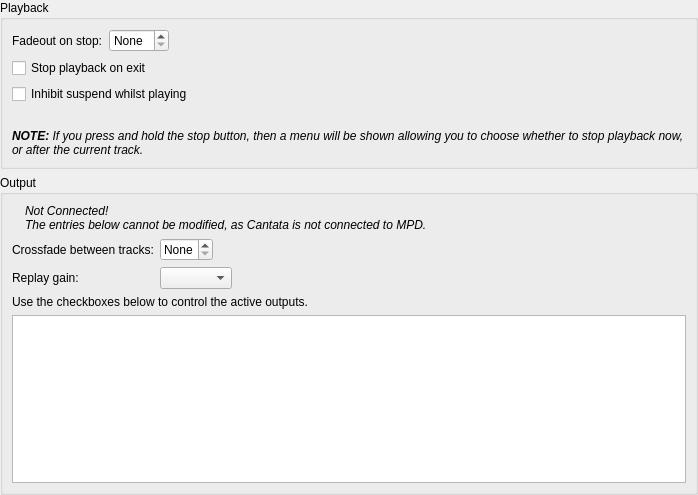
<?xml version="1.0" encoding="UTF-8"?>
<ui version="4.0">
 <class>PlaybackSettings</class>
 <widget class="QWidget" name="PlaybackSettings">
  <property name="geometry">
   <rect>
    <x>0</x>
    <y>0</y>
    <width>698</width>
    <height>495</height>
   </rect>
  </property>
  <layout class="QVBoxLayout" name="mainLayout">
   <property name="leftMargin">
    <number>0</number>
   </property>
   <property name="topMargin">
    <number>0</number>
   </property>
   <property name="rightMargin">
    <number>0</number>
   </property>
   <property name="bottomMargin">
    <number>0</number>
   </property>
   <item>
    <widget class="QGroupBox" name="stopPlaybackBox">
     <property name="title">
      <string>Playback</string>
     </property>
     <layout class="QFormLayout" name="formLayout">
      <property name="fieldGrowthPolicy">
       <enum>QFormLayout::ExpandingFieldsGrow</enum>
      </property>
      <item row="0" column="0">
       <widget class="BuddyLabel" name="label_6b">
        <property name="text">
         <string>Fadeout on stop:</string>
        </property>
        <property name="buddy">
         <cstring>stopFadeDuration</cstring>
        </property>
       </widget>
      </item>
      <item row="0" column="1">
       <widget class="QSpinBox" name="stopFadeDuration">
        <property name="suffix">
         <string> ms</string>
        </property>
        <property name="specialValueText">
         <string>None</string>
        </property>
       </widget>
      </item>
      <item row="1" column="0" colspan="2">
       <widget class="QCheckBox" name="stopOnExit">
        <property name="text">
         <string>Stop playback on exit</string>
        </property>
       </widget>
      </item>
      <item row="2" column="0" colspan="2">
       <widget class="QCheckBox" name="inhibitSuspend">
        <property name="text">
         <string>Inhibit suspend whilst playing</string>
        </property>
       </widget>
      </item>
      <item row="3" column="0">
       <spacer name="verticalSpacer_8">
        <property name="orientation">
         <enum>Qt::Vertical</enum>
        </property>
        <property name="sizeType">
         <enum>QSizePolicy::Fixed</enum>
        </property>
        <property name="sizeHint" stdset="0">
         <size>
          <width>20</width>
          <height>13</height>
         </size>
        </property>
       </spacer>
      </item>
      <item row="4" column="0" colspan="2">
       <widget class="QLabel" name="noteLabel">
        <property name="text">
         <string>&lt;i&gt;&lt;b&gt;NOTE:&lt;/b&gt; If you press and hold the stop button, then a menu will be shown allowing you to choose whether to stop playback now, or after the current track.&lt;/i&gt;</string>
        </property>
        <property name="wordWrap">
         <bool>true</bool>
        </property>
        <property name="textInteractionFlags">
         <set>Qt::NoTextInteraction</set>
        </property>
       </widget>
      </item>
     </layout>
    </widget>
   </item>
   <item>
    <widget class="QGroupBox" name="outputBox">
     <property name="title">
      <string>Output</string>
     </property>
     <layout class="QGridLayout" name="gridLayout">
      <item row="0" column="1">
       <widget class="QLabel" name="messageLabel">
        <property name="text">
         <string>&lt;i&gt;Not Connected!&lt;br/&gt;The entries below cannot be modified, as Cantata is not connected to MPD.&lt;/i&gt;</string>
        </property>
        <property name="wordWrap">
         <bool>true</bool>
        </property>
        <property name="textInteractionFlags">
         <set>Qt::NoTextInteraction</set>
        </property>
       </widget>
      </item>
      <item row="1" column="0" colspan="2">
       <layout class="QFormLayout" name="formLayout_2a">
        <property name="fieldGrowthPolicy">
         <enum>QFormLayout::ExpandingFieldsGrow</enum>
        </property>
        <item row="0" column="0">
         <widget class="BuddyLabel" name="crossfadingLabel">
          <property name="text">
           <string>Crossfade between tracks:</string>
          </property>
          <property name="buddy">
           <cstring>crossfading</cstring>
          </property>
         </widget>
        </item>
        <item row="0" column="1">
         <widget class="QSpinBox" name="crossfading">
          <property name="suffix">
           <string> s</string>
          </property>
          <property name="maximum">
           <number>20</number>
          </property>
          <property name="specialValueText">
           <string>None</string>
          </property>
         </widget>
        </item>
        <item row="1" column="0">
         <widget class="BuddyLabel" name="replayGainLabel">
          <property name="text">
           <string>Replay gain:</string>
          </property>
          <property name="buddy">
           <cstring>replayGain</cstring>
          </property>
         </widget>
        </item>
        <item row="1" column="1">
         <layout class="QHBoxLayout" name="replayGainayout">
          <property name="leftMargin">
           <number>0</number>
          </property>
          <property name="topMargin">
           <number>0</number>
          </property>
          <property name="rightMargin">
           <number>0</number>
          </property>
          <property name="bottomMargin">
           <number>0</number>
          </property>
          <item>
           <widget class="QComboBox" name="replayGain"/>
          </item>
          <item>
           <spacer name="replayGainSpacer">
            <property name="orientation">
             <enum>Qt::Horizontal</enum>
            </property>
            <property name="sizeType">
             <enum>QSizePolicy::MinimumExpanding</enum>
            </property>
            <property name="sizeHint" stdset="0">
             <size>
              <width>0</width>
              <height>0</height>
             </size>
            </property>
           </spacer>
          </item>
          <item>
           <widget class="UrlLabel" name="aboutReplayGain" native="true">
            <property name="text" stdset="0">
             <string>About replay gain</string>
            </property>
           </widget>
          </item>
         </layout>
        </item>
        <item row="2" column="0" colspan="2">
         <widget class="QLabel" name="outputsViewLabel">
          <property name="text">
           <string>Use the checkboxes below to control the active outputs.</string>
          </property>
          <property name="wordWrap">
           <bool>true</bool>
          </property>
         </widget>
        </item>
        <item row="3" column="0" colspan="2">
         <widget class="QListWidget" name="outputsView"/>
        </item>
       </layout>
      </item>
      <item row="0" column="0">
       <widget class="BuddyLabel" name="messageIcon">
        <property name="sizePolicy">
         <sizepolicy hsizetype="Fixed" vsizetype="Fixed">
          <horstretch>0</horstretch>
          <verstretch>0</verstretch>
         </sizepolicy>
        </property>
        <property name="text">
         <string/>
        </property>
       </widget>
      </item>
     </layout>
    </widget>
   </item>
   <item>
    <spacer name="paddingSpacer">
     <property name="orientation">
      <enum>Qt::Vertical</enum>
     </property>
     <property name="sizeHint" stdset="0">
      <size>
       <width>20</width>
       <height>2</height>
      </size>
     </property>
    </spacer>
   </item>
  </layout>
 </widget>
 <customwidgets>
  <customwidget>
   <class>BuddyLabel</class>
   <extends>QLabel</extends>
   <header>support/buddylabel.h</header>
  </customwidget>
  <customwidget>
   <class>UrlLabel</class>
   <extends>QWidget</extends>
   <header>support/urllabel.h</header>
  </customwidget>
 </customwidgets>
 <resources/>
 <connections/>
</ui>
